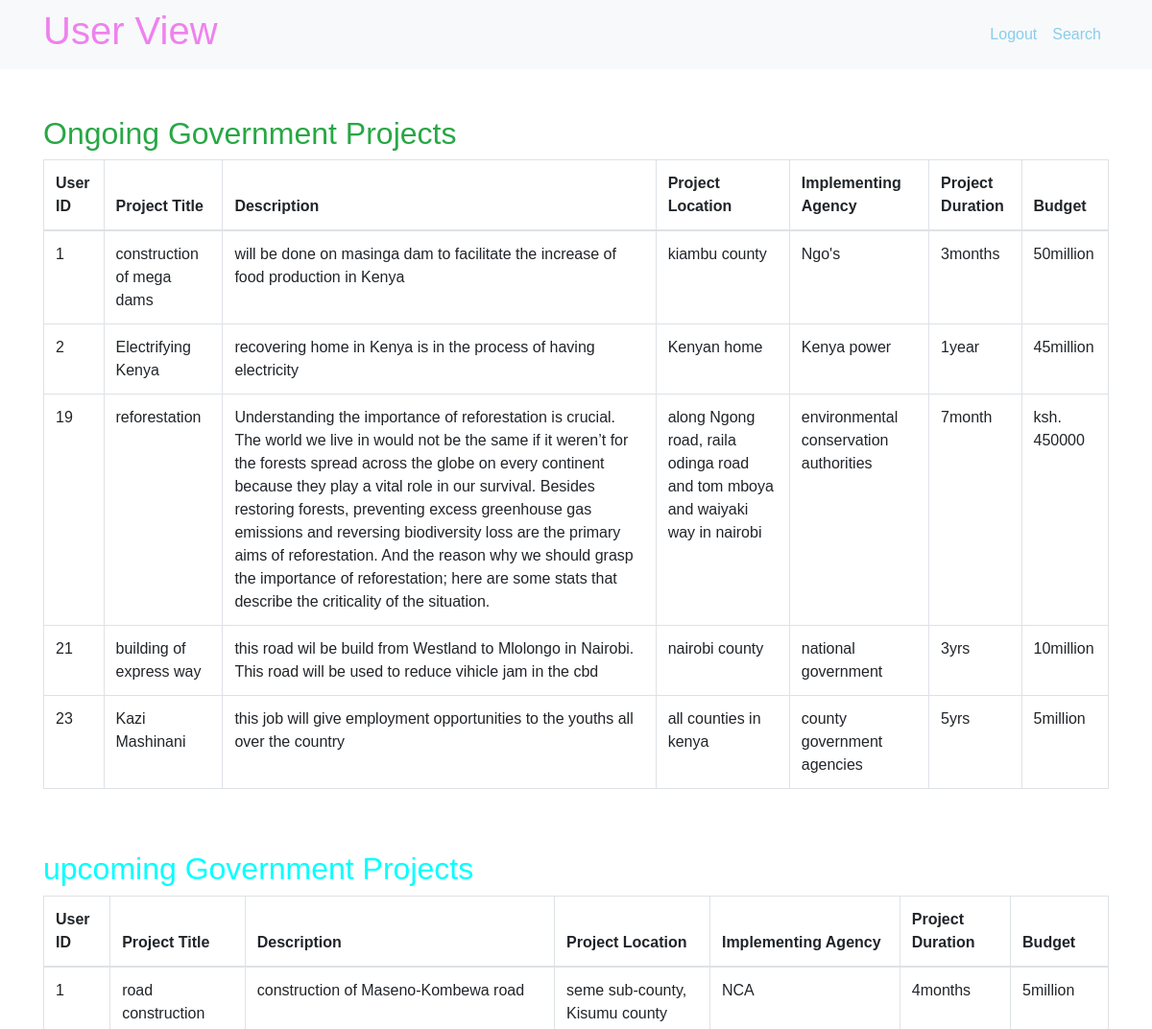
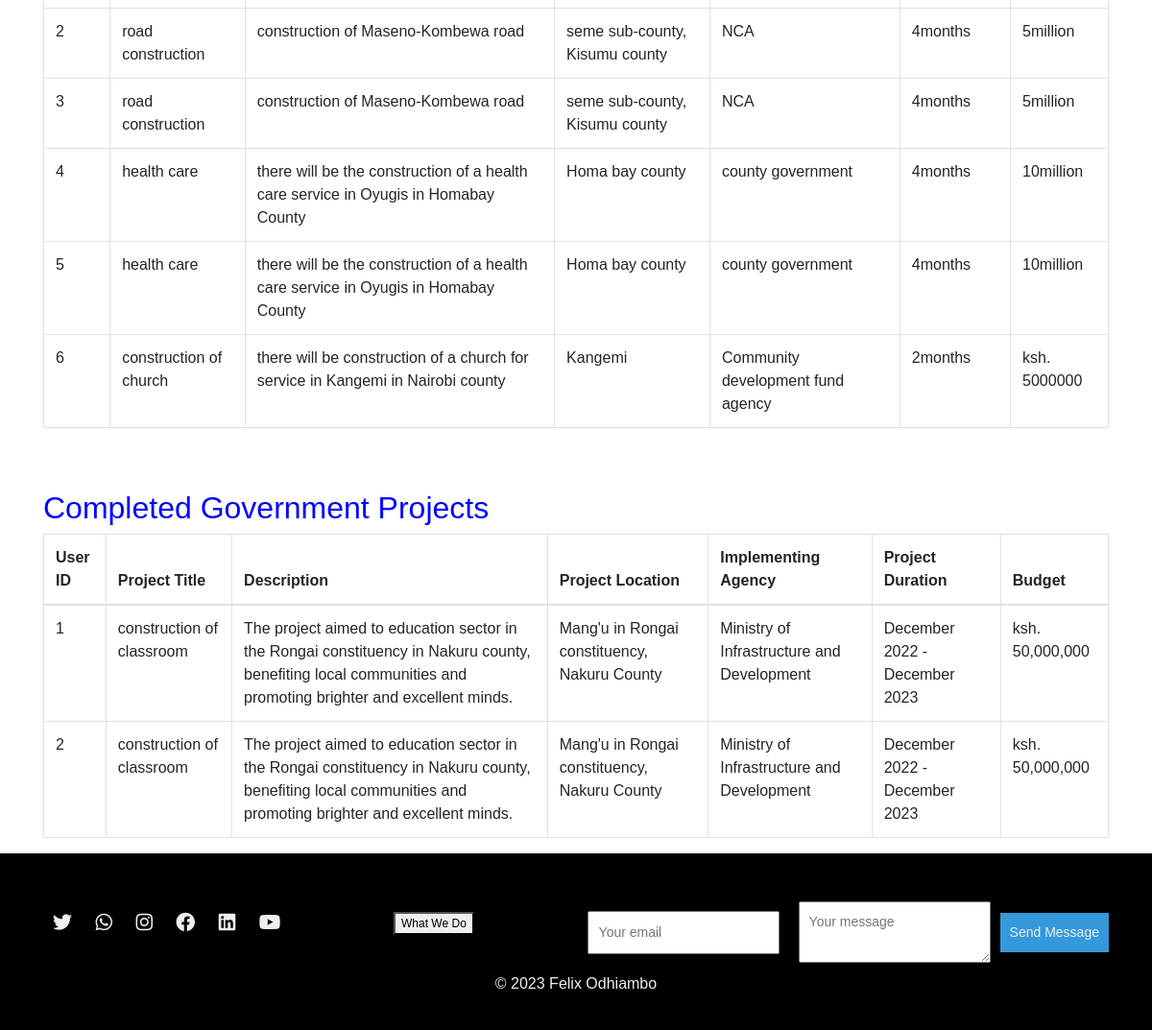
The app's page /overview.php with its own data (2 pictures, top to bottom).
### tables this page shows
CREATE TABLE `government_projects` (
  `user_id` int(10) NOT NULL,
  `Project Title` varchar(1000) NOT NULL,
  `Description` varchar(10000) NOT NULL,
  `Project Location` varchar(1000) NOT NULL,
  `Implementing Agency` varchar(1000) NOT NULL,
  `Project Duration` varchar(1000) NOT NULL,
  `Budget` varchar(255) NOT NULL
);

CREATE TABLE `upcoming_projects` (
  `user_id` int(10) NOT NULL,
  `Project Title` varchar(255) NOT NULL,
  `Description` varchar(255) NOT NULL,
  `Project Location` varchar(255) NOT NULL,
  `Implementing Agency` varchar(255) NOT NULL,
  `Project Duration` varchar(50) NOT NULL,
  `Budget` varchar(255) NOT NULL
);

CREATE TABLE `completed_projects` (
  `user_id` int(11) NOT NULL,
  `Project Title` varchar(255) NOT NULL,
  `Description` varchar(255) NOT NULL,
  `Project Location` varchar(255) NOT NULL,
  `Implementing Agency` varchar(255) NOT NULL,
  `Project Duration` varchar(255) NOT NULL,
  `Budget` varchar(255) NOT NULL
);

### overview.php (the view, shortened to what this page needs)
<?php
include("connection.php");
?>
<!DOCTYPE html>
<html lang="en">
<head>
    <link rel="stylesheet" href="https://maxcdn.bootstrapcdn.com/bootstrap/4.5.2/css/bootstrap.min.css">
</head>
<body>
    <nav class="navbar navbar-expand-lg navbar-light bg-light">
        <div class="container">
           <h1 ><span style='color: violet;'>User View</span> </h1>
            <ul class="navbar-nav ml-auto">
                <li class="nav-item">
                    <a class="nav-link" href="welcoming page.php"> <span style="color: skyblue;">Logout</span></a>
                </li>
                <li class="nav-item">
                    <a class="nav-link" href="https://www.constructionkenya.com/999/major-construction-projects/"><span style="color: skyblue;">Search</span></a>
                </li>
            </ul>
        </div>
    </nav>
    <div class="container mt-5">
        <h2><span style="color: #28a745;">Ongoing Government Projects</span></h2>
<table class="table table-bordered" id="projectTable">
    <thead>
        <tr>
            <th>User ID</th>
            <th>Project Title</th>
            <th>Description</th>
            <th>Project Location</th>
            <th>Implementing Agency</th>
            <th>Project Duration</th>
            <th>Budget</th>
        </tr>
    </thead>
    <tbody>
        <?php
        $projectsSql = "SELECT * FROM government_projects";
        $resultProjects = $conn->query($projectsSql);
        if ($resultProjects !== false && $resultProjects->num_rows > 0) {
            while ($rowProject = $resultProjects->fetch_assoc()) {
                echo "<tr>";
                echo "<td>{$rowProject['user_id']}</td>";
                echo "<td>{$rowProject['Project Title']}</td>";
                echo "<td>{$rowProject['Description']}</td>";
                echo "<td>{$rowProject['Project Location']}</td>";
                echo "<td>{$rowProject['Implementing Agency']}</td>";
                echo "<td>{$rowProject['Project Duration']}</td>";
                echo "<td>{$rowProject['Budget']}</td>";
                echo "</tr>";
            }
        } else {
            echo "<tr><td colspan='4'>No projects found.</td></tr>";
        }
        ?>
    </tbody>
</table>
        </div>
  <div class="container mt-5">
        <h2><span style="color: cyan;">upcoming Government Projects</span></h2>
<table class="table table-bordered" id="projectTable">
    <thead>
        <tr>
            <th>User ID</th>
            <th>Project Title</th>
            <th>Description</th>
            <th>Project Location</th>
            <th>Implementing Agency</th>
            <th>Project Duration</th>
            <th>Budget</th>
        </tr>
    </thead>
    <tbody>
        <?php
        $projectsSql = "SELECT * FROM upcoming_projects";
        $resultProjects = $conn->query($projectsSql);
        if ($resultProjects !== false && $resultProjects->num_rows > 0) {
            while ($rowProject = $resultProjects->fetch_assoc()) {
                echo "<tr>";
                echo "<td>{$rowProject['user_id']}</td>";
                echo "<td>{$rowProject['Project Title']}</td>";
                echo "<td>{$rowProject['Description']}</td>";
                echo "<td>{$rowProject['Project Location']}</td>";
                echo "<td>{$rowProject['Implementing Agency']}</td>";
                echo "<td>{$rowProject['Project Duration']}</td>";
                echo "<td>{$rowProject['Budget']}</td>";
                echo "</tr>";
            }
        } else {
            echo "<tr><td colspan='4'>No projects found.</td></tr>";
        }
        ?>
    </tbody>
</table>
        </div>
  <div class="container mt-5">
        <h2><span style="color: blue;">Completed Government Projects</span></h2>
<table class="table table-bordered" id="projectTable">
    <thead>
        <tr>
            <th>User ID</th>
            <th>Project Title</th>
            <th>Description</th>
            <th>Project Location</th>
            <th>Implementing Agency</th>
            <th>Project Duration</th>
            <th>Budget</th>
    </thead>
    <tbody>
        <?php
        $projectsSql = "SELECT * FROM completed_projects";
        $resultProjects = $conn->query($projectsSql);
        if ($resultProjects !== false && $resultProjects->num_rows > 0) {
            while ($rowProject = $resultProjects->fetch_assoc()) {
                echo "<tr>";
                echo "<td>{$rowProject['user_id']}</td>";
                echo "<td>{$rowProject['Project Title']}</td>";
                echo "<td>{$rowProject['Description']}</td>";
                echo "<td>{$rowProject['Project Location']}</td>";
                echo "<td>{$rowProject['Implementing Agency']}</td>";
                echo "<td>{$rowProject['Project Duration']}</td>";
                echo "<td>{$rowProject['Budget']}</td>";
                echo "</tr>";
            }
        } else {
            echo "<tr><td colspan='4'>No projects found.</td></tr>";
        }
        ?>
    </tbody>
</table>
    </div>
    <?php
    include "footer.php"
    ?>
</body>
</html>

### footer.php (shortened to what this page needs)
<!DOCTYPE html>
<html lang="en">
<head>
    <link rel="stylesheet" href="footer.css">
    <link rel="stylesheet" href="https://cdnjs.cloudflare.com/ajax/libs/font-awesome/5.15.3/css/all.min.css">
<footer>
    <div class="container">
        <div class="social-icons">
            <a href="https://twitter.com/felixodhiambo" target="_blank"><i class="fab fa-twitter"></i></a>
            <a href="https://wa.me/+254700369300" target="_blank"><i class="fab fa-whatsapp"></i></a>
            <a href="https://www.instagram.com/felixodhiambo/" target="_blank"><i class="fab fa-instagram"></i></a>
            <a href="https://www.facebook.com/felixodhiambo" target="_blank"><i class="fab fa-facebook"></i></a>
            <a href="https://www.linkedin.com/in/felixodhiambo/" target="_blank"><i class="fab fa-linkedin"></i></a>
            <a href="https://www.youtube.com/felixodhiambo/" target="_blank"><i class="fab fa-youtube"></i></a>
        </div>
        <div class="dropdown">
            <button class="dropbtn">What We Do</button>
        </div>
        <div class="contact-form">
            <input type="email" id="user_email" name="user_email" placeholder="Your email" required>
            <textarea id="message" name="message" placeholder="Your message" required></textarea>
            <button type="submit" onclick="sendMessage()">Send Message</button>
        </div>
    </div>
    <p>&copy; 2023 Felix Odhiambo</p>
</footer>
</body>
</html>

### footer.css (style rules this page uses)
body { font-family: 'Arial', sans-serif; margin: 0; padding: 0; box-sizing: border-box; }
footer { background-color: #2c3e50; color: #ecf0f1; padding: 20px 0; text-align: center; }
.container { display: flex; justify-content: space-between; align-items: center; flex-wrap: wrap; }
.social-icons a { color: #ecf0f1; margin: 0 10px; font-size: 20px; text-decoration: none; transition: color 0.3s ease; }
.contact-form { display: flex; align-items: center; justify-content: center; margin-top: 20px; flex-wrap: wrap; }
.contact-form input, .contact-form textarea { padding: 10px; margin: 10px; width: 200px; }
.contact-form button { padding: 10px; background-color: #3498db; color: #ecf0f1; border: none; cursor: pointer; transition: background-color 0.3s ease; }
.dropdown { position: relative; display: inline-block; }

### footer.php (style rules this page uses)
body { display: flex; flex-direction: column; min-height: 100vh; }
.container { flex: 1; }
footer { margin-top: auto; }
body { font-family: 'Arial', sans-serif; box-sizing: border-box; }
footer { background-color: black; color: #ecf0f1; padding: 20px 0; text-align: center; margin-top: auto; }
.container { display: flex; justify-content: space-between; align-items: center; flex-wrap: wrap; }
.social-icons a { color: #ecf0f1; margin: 0 10px; font-size: 20px; text-decoration: none; transition: color 0.3s ease; }
.contact-form { display: inline-flex; align-items: center; justify-content: center; flex-wrap: wrap; text-align: center; }
.contact-form input, .contact-form textarea { padding: 10px; margin: 10px; width: 200px; font-size: 14px; }
.contact-form button { padding: 10px; background-color: #3498db; color: #ecf0f1; border: none; cursor: pointer; transition: background-color 0.3s ease; font-size: 14px; }
.dropdown { position: relative; display: inline-block; }
.dropbtn { font-size: 12px; }

### records on screen
government_projects: user_id "1", Project Title "construction of mega dams", Description "will be done on masinga dam to facilitate the increase of food production in Kenya", Project Location "kiambu county", Implementing Agency "Ngo's", Project Duration "3months", Budget "50million"
government_projects: user_id "2", Project Title "Electrifying Kenya", Description "recovering home in Kenya is in the process of having electricity", Project Location "Kenyan home", Implementing Agency "Kenya power", Project Duration "1year", Budget "45million"
government_projects: user_id "19", Project Title "reforestation", Description "Understanding the importance of reforestation is crucial. The world we live in would not be the same if it weren’t for the forests spread across the globe on every continent because they play a vital role in our survival. Besides restoring forests, preventing excess greenhouse gas emissions and reversing biodiversity loss are the primary aims of reforestation. And the reason why we should grasp the importance of reforestation; here are some stats that describe the criticality of the situation.", Project Location "along Ngong road, raila odinga road and tom mboya and waiyaki way in nairobi", Implementing Agency "environmental conservation authorities", Project Duration "7month", Budget "ksh. 450000"
government_projects: user_id "21", Project Title "building of express way", Description "this road wil be build from Westland to Mlolongo in Nairobi. This road will be used to reduce vihicle jam in the cbd", Project Location "nairobi county", Implementing Agency "national government", Project Duration "3yrs", Budget "10million"
government_projects: user_id "23", Project Title "Kazi Mashinani", Description "this job will give employment opportunities to the youths all over the country", Project Location "all counties in kenya", Implementing Agency "county government agencies", Project Duration "5yrs", Budget "5million"
upcoming_projects: user_id "1", Project Title "road construction", Description "construction of Maseno-Kombewa road", Project Location "seme sub-county, Kisumu county", Implementing Agency "NCA", Project Duration "4months", Budget "5million"
upcoming_projects: user_id "2", Project Title "road construction", Description "construction of Maseno-Kombewa road", Project Location "seme sub-county, Kisumu county", Implementing Agency "NCA", Project Duration "4months", Budget "5million"
upcoming_projects: user_id "3", Project Title "road construction", Description "construction of Maseno-Kombewa road", Project Location "seme sub-county, Kisumu county", Implementing Agency "NCA", Project Duration "4months", Budget "5million"
upcoming_projects: user_id "4", Project Title "health care", Description "there will be the construction of a health care service in Oyugis in Homabay County", Project Location "Homa bay county", Implementing Agency "county government", Project Duration "4months", Budget "10million"
upcoming_projects: user_id "5", Project Title "health care", Description "there will be the construction of a health care service in Oyugis in Homabay County", Project Location "Homa bay county", Implementing Agency "county government", Project Duration "4months", Budget "10million"
upcoming_projects: user_id "6", Project Title "construction of church", Description "there will be construction of a church for service in Kangemi in Nairobi county", Project Location "Kangemi", Implementing Agency "Community development fund agency", Project Duration "2months", Budget "ksh. 5000000"
completed_projects: user_id "1", Project Title "construction of classroom", Description "The project aimed to education sector in the Rongai constituency in Nakuru county, benefiting local communities and promoting brighter and excellent minds.", Project Location "Mang'u in Rongai constituency, Nakuru County", Implementing Agency "Ministry of Infrastructure and Development", Project Duration "December 2022 - December 2023", Budget "ksh. 50,000,000"
completed_projects: user_id "2", Project Title "construction of classroom", Description "The project aimed to education sector in the Rongai constituency in Nakuru county, benefiting local communities and promoting brighter and excellent minds.", Project Location "Mang'u in Rongai constituency, Nakuru County", Implementing Agency "Ministry of Infrastructure and Development", Project Duration "December 2022 - December 2023", Budget "ksh. 50,000,000"
